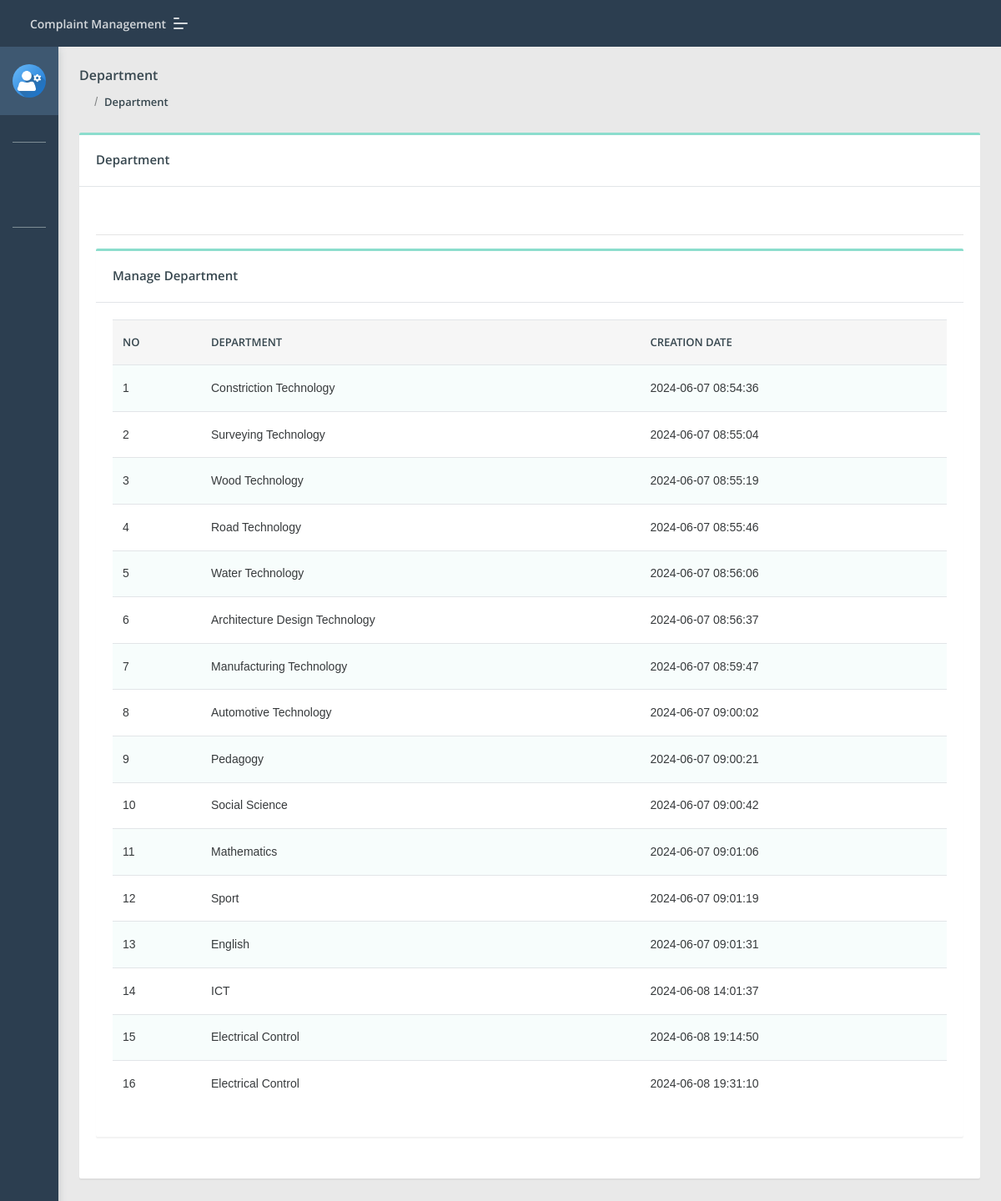
Page /Director/subcategory.php (signed in) on the committed database.
### tables this page shows
CREATE TABLE `subcategory` (
  `id` int(11) NOT NULL,
  `categoryid` int(11) DEFAULT NULL,
  `subcategory` varchar(255) DEFAULT NULL,
  `creationDate` timestamp NULL DEFAULT CURRENT_TIMESTAMP,
  `updationDate` timestamp NULL DEFAULT NULL ON UPDATE CURRENT_TIMESTAMP
);

### Director/subcategory.php (the view, shortened to what this page needs)
<?php
include('include/config.php');
if(strlen($_SESSION['diid'])==0)
    {
header('location:index.php');
}
else{
?>
<!DOCTYPE html>
<html lang="en">
<head>
    <link rel="stylesheet" href="assets/css/style.css">
</head>
<body class="">
	<?php include('include/sidebar.php');?>
	<?php include('include/header.php');?>
<section class="pcoded-main-container">
    <div class="pcoded-content">
        <div class="page-header">
            <div class="page-block">
                <div class="row align-items-center">
                    <div class="col-md-12">
                        <div class="page-header-title">
                            <h5 class="m-b-10">Department</h5>
                        </div>
                        <ul class="breadcrumb">
                            <li class="breadcrumb-item"><a href="dashboard.php"><i class="feather icon-home"></i></a></li>
                            <li class="breadcrumb-item"><a href="subcategory.php">Department</a></li>
                        </ul>
                    </div>
                </div>
            </div>
        </div>
        <div class="row">
            <div class="col-sm-12">
                <div class="card">
                    <div class="card-header">
                        <h5>Department</h5>
                    </div>
                    <div class="card-body">
                        <div class="row">
                            <div class="col-md-10">
                                    <br />
                            </div>
                        </div>
                     <hr>
                      <div class="row">
                            <div class="col-xl-12">
                <div class="card">
                    <div class="card-header">
                        <h5>Manage  Department</h5>
                    </div>
                    <div class="card-body table-border-style">
                        <div class="table-responsive">
                            <table class="table table-striped">
                                <thead>
                                    <tr>
                                            <th>No</th>
                                            <th>Department </th>
                                            <th>Creation date</th>
                                        </tr>
                                </thead>
                                <tbody>
                                    <?php $query=mysqli_query($con,"select * from subcategory");
$cnt=1;
while($row=mysqli_fetch_array($query))
{
?>
                                        <tr>
                                            <td><?php echo htmlentities($cnt);?></td>
                                            <td><?php echo htmlentities($row['subcategory']);?></td>
                                            <td> <?php echo htmlentities($row['creationDate']);?></td>
                                        <?php $cnt=$cnt+1; } ?>
                                </tbody>
                            </table>
                        </div>
                    </div>
                </div>
            </div>
                        </div>
                    </div>
                </div>
            </div>
        </div>
    </div>
</section>
</body>
</html>
<?php } ?>

### rows in the picture
subcategory: subcategory "Constriction Technology", creationDate "2024-06-07 08:54:36"
subcategory: subcategory "Surveying Technology", creationDate "2024-06-07 08:55:04"
subcategory: subcategory "Wood Technology", creationDate "2024-06-07 08:55:19"
subcategory: subcategory "Road Technology", creationDate "2024-06-07 08:55:46"
subcategory: subcategory "Water Technology", creationDate "2024-06-07 08:56:06"
subcategory: subcategory "Architecture Design Technology", creationDate "2024-06-07 08:56:37"
subcategory: subcategory "Manufacturing Technology", creationDate "2024-06-07 08:59:47"
subcategory: subcategory "Automotive Technology", creationDate "2024-06-07 09:00:02"
subcategory: subcategory "Pedagogy", creationDate "2024-06-07 09:00:21"
subcategory: subcategory "Social Science", creationDate "2024-06-07 09:00:42"
subcategory: subcategory "Mathematics", creationDate "2024-06-07 09:01:06"
subcategory: subcategory "Sport", creationDate "2024-06-07 09:01:19"
subcategory: subcategory "English", creationDate "2024-06-07 09:01:31"
subcategory: subcategory "ICT", creationDate "2024-06-08 14:01:37"
subcategory: subcategory "Electrical Control", creationDate "2024-06-08 19:14:50"
subcategory: subcategory "Electrical Control", creationDate "2024-06-08 19:31:10"
